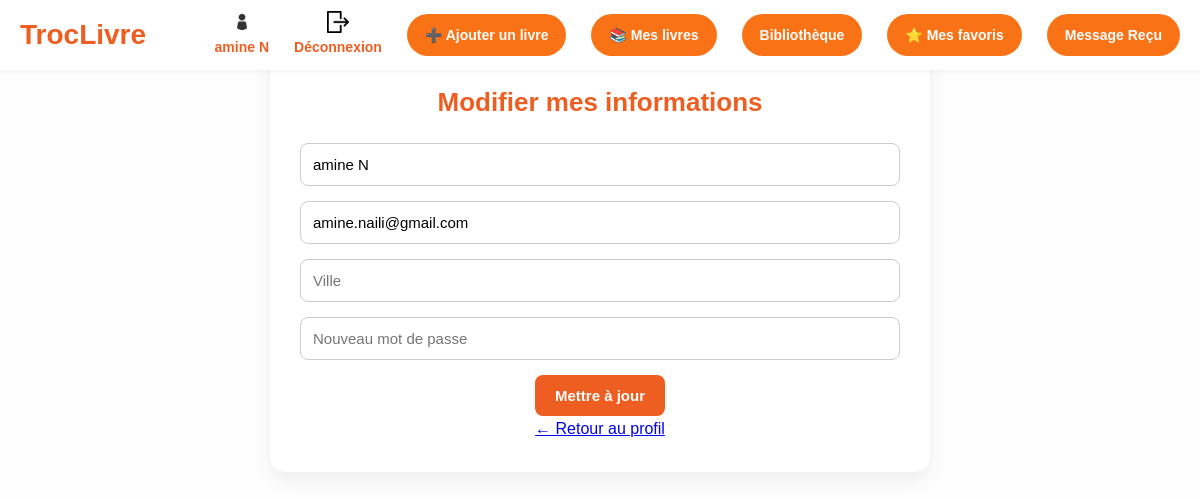
The app's page /edit_profile (signed in) with its own data.
### tables this page shows
CREATE TABLE users (
    id INTEGER PRIMARY KEY AUTOINCREMENT,
    name TEXT NOT NULL,
    email TEXT NOT NULL UNIQUE,
    password TEXT NOT NULL,
    city TEXT,
    created_at TIMESTAMP DEFAULT CURRENT_TIMESTAMP
);

### app.py (the view, shortened to what this page needs)
@app.route('/edit_profile', methods=['GET', 'POST'])
def edit_profile():
    if 'user_id' not in session:
        return redirect(url_for('login'))
    user_id = session['user_id']
    user = get_user_by_id(user_id)
    return render_template('edit_profile.html', user=user)

### data_model.py (called while the page is built)
def get_user_by_id(user_id):
    conn = sqlite3.connect("books.db")
    cursor = conn.cursor()
    cursor.execute("SELECT name, email, city FROM users WHERE id=?", (user_id,))
    user = cursor.fetchone()
    conn.close()
    return user

### templates/edit_profile.html (shortened to what this page needs)
<!DOCTYPE html>
<html lang="fr">
<head>
    <link rel="stylesheet" href="{{ url_for('static', filename='css/style1.css') }}">
</head>
<body>
    {% include 'header.html' %}
    <div class="form-container">
        <h2>Modifier mes informations</h2>
        <form method="POST" action="{{ url_for('edit_profile') }}">
            <input type="text" name="name" placeholder="Nom" value="{{ user[0] }}" required>
            <input type="email" name="email" placeholder="Email" value="{{ user[1] }}" required>
            <input type="text" name="city" placeholder="Ville" value="{{ user[3] }}" required>
            <input type="password" name="password" placeholder="Nouveau mot de passe">
            <button type="submit">Mettre à jour</button>
        </form>
        <a href="{{ url_for('profile') }}" class="back-link">← Retour au profil</a>
    </div>
</body>
</html>

### templates/header.html
<header class="main-header">
    <div class="header-container">
      <a href="{{ url_for('index') }}" class="logo">TrocLivre</a>
      {% if session.get('user_id') %}
        <div class="header-icons">
          <a href="{{ url_for('profile') }}" class="login-link">
            <img src="{{ url_for('static', filename='images/login-icon.png') }}" class="login-icon">
            {{ session['user_name'] }}
          </a>
          <a href="{{ url_for('logout') }}" class="login-link">
            <img src="{{ url_for('static', filename='images/logout-icon.png') }}" class="login-icon">
            Déconnexion
          </a>
          <a href="{{ url_for('add_book_options') }}" class="add-book-button">
            ➕ Ajouter un livre
          </a>
          <a href="{{ url_for('mes_livres') }}" class="add-book-button">
            📚 Mes livres
          </a>
          <a href="{{ url_for('books') }}" class="add-book-button">
            Bibliothèque
          </a>
          <a href="{{ url_for('favorites') }}" class="add-book-button">
            ⭐  Mes favoris
          </a>
          <a href="{{ url_for('messages') }}" class="add-book-button">
             Message Reçu
          </a>
        </div>
      {% else %}
        <a href="{{ url_for('login') }}" class="login-link">
          <img src="{{ url_for('static', filename='images/login-icon.png') }}" class="login-icon">
          Connexion
        </a>
      {% endif %}
    </div>
  </header>

### static/css/style1.css (style rules this page uses)
body { font-family: 'Rubik', sans-serif; background-color: #fefefe; margin: 0; padding: 0; line-height: 1.6; }
.main-header { background-color: white; height: 70px; display: flex; align-items: center; box-shadow: 0 2px 5px rgba(0, 0, 0, 0.05); position: fixed; top: 0; width: 100%; z-index: 999; }
.header-container { display: flex; justify-content: space-between; align-items: center; width: 100%; padding: 0 20px; }
.logo { font-family: 'Franklin Gothic Medium', 'Arial Narrow', Arial, sans-serif; font-size: 28px; color: #EF5E21; font-weight: 700; text-decoration: none; }
.login-link { display: flex; flex-direction: column; align-items: center; color: #EF5E21; font-weight: bold; text-decoration: none; font-size: 14px; gap: 3px; }
.login-icon { width: 22px; height: 22px; }
.container, .profile-card, .form-container { text-align: center; max-width: 600px; width: 100%; padding: 30px; border-radius: 15px; background-color: white; box-shadow: 0 8px 20px rgba(0, 0, 0, 0.07); margin: 30px auto; }
.profile-card h2, .form-container h2 { color: #EF5E21; font-size: 26px; margin-bottom: 20px; }
input[type="text"], input[type="email"], input[type="password"] { width: 100%; padding: 12px; margin-bottom: 15px; border-radius: 8px; border: 1px solid #ccc; font-size: 15px; box-sizing: border-box; }
button[type="submit"] { background-color: #EF5E21; color: white; padding: 12px 20px; border: none; border-radius: 8px; font-weight: bold; font-size: 15px; transition: 0.3s ease; }
.header-icons { display: flex; flex-direction: row; gap: 25px; align-items: center; }
.add-book-button { background-color: #f97316; color: white; padding: 10px 18px; border-radius: 25px; font-weight: bold; text-decoration: none; font-size: 14px; transition: background 0.3s ease; }

### records on screen
users: user_name "amine N", name "amine N", email "amine.naili@gmail.com"
